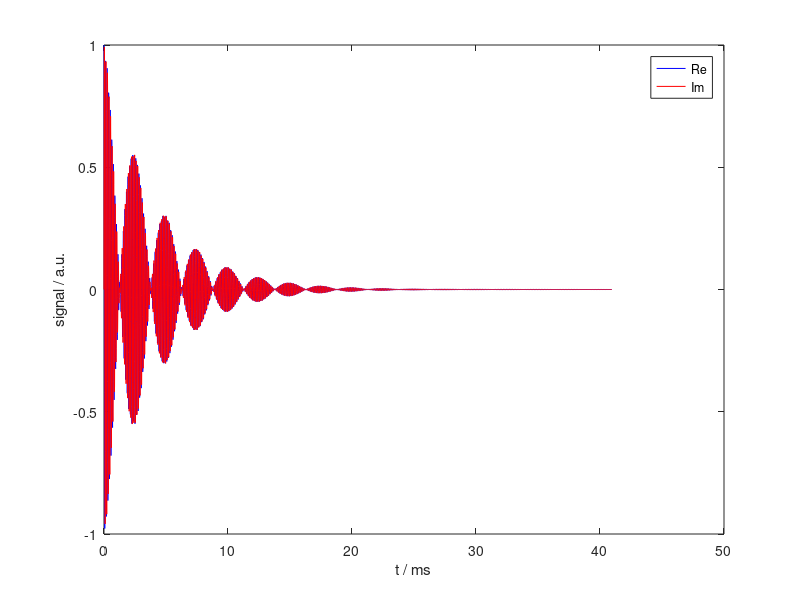
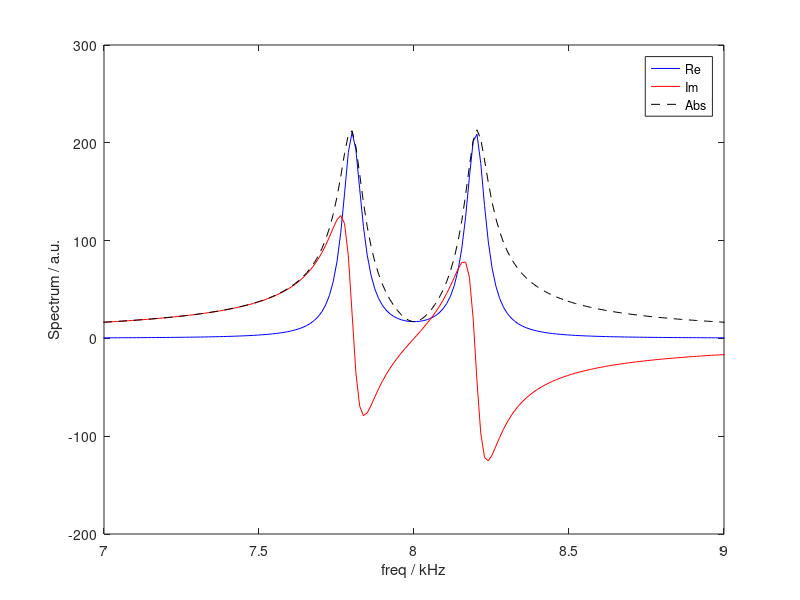

Write MATLAB code to recreate these figures, in order.
%% heteronuclear two-spin pulse acquire simulation in Liouville space, with random field relaxation
% Note: everything in SI units for clarity, frequncies in linear
% frequencies!


%% 1) clear workspace and close all figures
clear, close all

%% 2) build spin operator matrices
Ix = 1/2*[0 1; 1 0];
Iy = 1/2*[0 -1i; 1i 0];
Iz = 1/2*[1 0; 0 -1];
Ip = Ix+1i*Iy;
Im = Ix-1i*Iy;
Ia = [1 0; 0 0];
Ib = [0 0; 0 1];
E  = eye(2);

%construct spin operators in two-spin basis
I1x = kron(Ix,E);
I2x = kron(E,Ix);
I1y = kron(Iy,E);
I2y = kron(E,Iy);
I1z = kron(Iz,E);
I2z = kron(E,Iz);
I1p = kron(Ip,E);
I2p = kron(E,Ip);
I1m = kron(Im,E);
I2m = kron(E,Im);
I1a = kron(Ia,E);
I2a = kron(E,Ia);
I1b = kron(Ib,E);
I2b = kron(E,Ib);
E = eye(4);


%% 3) set Hamiltonian parameters and build the matrix
offset1 = 8e3; % offset 1
offset2 = -10e3; % offset 2
J = 400;

H0 = offset1*I1z + offset2*I2z + J*(I1z*I2z);

k_z_1 = 0.1e3;
k_xy_1 = 0.1e3;

T2_1=1/(k_xy_1+k_z_1);
T1_1=1/(2*k_xy_1);


k_xy_2 = 0.1*J;
k_z_2 = k_xy_2;

T2_2=1/(k_xy_2+k_z_2);
T1_2=1/(2*k_xy_2);

%% 4) set simulation parameters
rho0 = I1z; % starting density operator
pulseOp = I1y; % pulse operator
detOp = I1x + 1i*I1y; % detection operator
% detOp = Iz; % detection operator

rho_eq = I1z;

dt = 10e-6; % sampling step, "dwell time"
nPoints = 1024*4; % length of acquisition
t = (0:dt:(nPoints-1)*dt); % time vector

sig = zeros(1,nPoints); % pre-allocation of signal vector

%% 5) acutal simulation

%convert everything to Liouville space
H0_L = kron(H0,E)-kron(E,transpose(H0));
rho0_L = reshape(transpose(rho0),[],1);
pulseOp_L = kron(pulseOp,E)-kron(E,transpose(pulseOp));
detOp_L = reshape(transpose(detOp),[],1);
rho_eq_L = reshape(transpose(rho_eq),[],1);


I1x_doub_comm = (kron(I1x,E)-kron(E,transpose(I1x)))^2;
I1y_doub_comm = (kron(I1y,E)-kron(E,transpose(I1y)))^2;
I1z_doub_comm = (kron(I1z,E)-kron(E,transpose(I1z)))^2;

I2x_doub_comm = (kron(I2x,E)-kron(E,transpose(I2x)))^2;
I2y_doub_comm = (kron(I2y,E)-kron(E,transpose(I2y)))^2;
I2z_doub_comm = (kron(I2z,E)-kron(E,transpose(I2z)))^2;

%generate Relaxation superoperator
R = k_z_1*(I1z_doub_comm)+k_xy_1*(I1x_doub_comm+I1y_doub_comm)...
   +k_z_2*(I2z_doub_comm)+k_xy_2*(I2x_doub_comm+I2y_doub_comm);


% start sim
rho_L = rho0_L;

% apply pulse propagator to initial density operator
Upulse_L = expm(-1i*pi/2*pulseOp_L);
rho_L = Upulse_L*rho_L;

% build propagator of free evolution, and acquire
U0_L = expm(-1i*2*pi*H0_L*dt-R*dt);

for it = 1:nPoints
   sig(it)= rho_L'*detOp_L; % detect
   rho_L = rho_eq_L+U0_L*(rho_L-rho_eq_L); % propagation
end



%% 6) plot real and imaginary part, and relaxation on top
figure(1)
title('raw signal')
clf
hold on
plot(t*1e3,real(sig),'b');
plot(t*1e3,imag(sig),'r');

% plot(t*1e3,exp(-R2_1*t),'k');

xlabel('t / ms')
ylabel('signal / a.u.')
box on
legend('Re','Im')



%% 7) apodize, i.e. multiply with window function
twin = Inf; %apodization parameter
win = exp(-t/twin);

%apply window to signal
sig_apo = sig.*win;

%% 8) Fourier transform with Zero-filling, construction of frequency vector

%fft with zerofilling two twice the original points
sig_apo(1)=sig_apo(1)/2;
spec = fftshift(fft(sig_apo,2*nPoints));

%frequency vector
N=numel(spec);
nyqFreq = 1/(2*dt);
unitAxis = 2/N * ((0:N-1)-fix(N/2));
freq = nyqFreq * unitAxis;

figure(3)
title('spectrum')
clf
hold on
plot(freq/1e3,real(spec),'b');
plot(freq/1e3,imag(spec),'r');
plot(freq/1e3,abs(spec),'--k');
xlabel('freq / kHz')
ylabel('Spectrum / a.u.')
box on
legend('Re','Im','Abs')

xlim(offset1/1e3+[-1 1])


%% 9) Basis Transformation

%construct the full spherical Basis
clear B
B(:,1)=reshape(transpose(E),[],1);            
B(:,2)=reshape(transpose(I1z),[],1);            
B(:,3)=reshape(transpose(I2z),[],1);            
B(:,4)=reshape(transpose(I1z*I2z),[],1);      
B(:,5)=reshape(transpose(I1x),[],1);        
B(:,6)=reshape(transpose(I2x),[],1);
B(:,7)=reshape(transpose(I1y),[],1);     
B(:,8)=reshape(transpose(I2y),[],1); 
B(:,9)=reshape(transpose(I1x*I2z),[],1);     
B(:,10)=reshape(transpose(I1z*I2x),[],1);
B(:,11)=reshape(transpose(I1y*I2z),[],1);
B(:,12)=reshape(transpose(I1z*I2y),[],1);
B(:,13)=reshape(transpose(I1x*I2x),[],1);
B(:,14)=reshape(transpose(I1y*I2y),[],1);
B(:,15)=reshape(transpose(I1x*I2y),[],1);
B(:,16)=reshape(transpose(I1y*I2x),[],1);

% normalize Eigenvectors
for ii=1:size(B,2)
    B(:,ii)=B(:,ii)/norm(B(:,ii));
end

%check that B is unitary
B*B';

%convert to spherical tensor basis
H0_L_B = B'*H0_L*B;
rho0_L_B = B'*rho0_L;
pulseOp_L_B = B'*pulseOp_L*B;
detOp_L_B = B'*detOp_L;
rho_eq_L_B = B'*rho_eq_L;
R_B=B'*R*B;